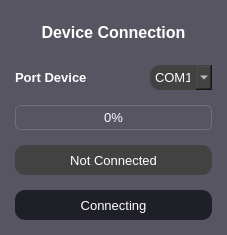
               <widget class="QFrame" name="frame_device_connection">
                <property name="minimumSize">
                 <size>
                  <width>0</width>
                  <height>235</height>
                 </size>
                </property>
                <property name="maximumSize">
                 <size>
                  <width>16777215</width>
                  <height>16777215</height>
                 </size>
                </property>
                <property name="styleSheet">
                 <string notr="true">border-radius: 10px;
background-color: rgb(86, 85, 97);</string>
                </property>
                <property name="frameShape">
                 <enum>QFrame::StyledPanel</enum>
                </property>
                <property name="frameShadow">
                 <enum>QFrame::Raised</enum>
                </property>
                <layout class="QGridLayout" name="gridLayout_7">
                 <property name="leftMargin">
                  <number>15</number>
                 </property>
                 <property name="topMargin">
                  <number>10</number>
                 </property>
                 <property name="rightMargin">
                  <number>15</number>
                 </property>
                 <property name="bottomMargin">
                  <number>10</number>
                 </property>
                 <property name="horizontalSpacing">
                  <number>15</number>
                 </property>
                 <property name="verticalSpacing">
                  <number>10</number>
                 </property>
                 <item row="3" column="0" colspan="2">
                  <widget class="QProgressBar" name="progress_connection">
                   <property name="minimumSize">
                    <size>
                     <width>0</width>
                     <height>25</height>
                    </size>
                   </property>
                   <property name="font">
                    <font>
                     <family>MS Sans Serif</family>
                     <pointsize>10</pointsize>
                    </font>
                   </property>
                   <property name="styleSheet">
                    <string notr="true">QProgressBar
{
border:1px solid #716F6F;
border-radius: 5px;
color: rgb(255, 255, 255);
}
QProgressBar::chunk 
{
background-color: rgb(66, 66, 66);
border-radius :5px;
}    </string>
                   </property>
                   <property name="value">
                    <number>0</number>
                   </property>
                   <property name="alignment">
                    <set>Qt::AlignCenter</set>
                   </property>
                  </widget>
                 </item>
                 <item row="0" column="0" colspan="2">
                  <widget class="QLabel" name="label_device_connection">
                   <property name="minimumSize">
                    <size>
                     <width>0</width>
                     <height>25</height>
                    </size>
                   </property>
                   <property name="maximumSize">
                    <size>
                     <width>16777215</width>
                     <height>35</height>
                    </size>
                   </property>
                   <property name="font">
                    <font>
                     <family>Nirmala UI</family>
                     <pointsize>12</pointsize>
                     <weight>75</weight>
                     <bold>true</bold>
                    </font>
                   </property>
                   <property name="styleSheet">
                    <string notr="true">color: rgb(255, 255, 255);</string>
                   </property>
                   <property name="text">
                    <string>Device Connection</string>
                   </property>
                   <property name="alignment">
                    <set>Qt::AlignCenter</set>
                   </property>
                  </widget>
                 </item>
                 <item row="2" column="1">
                  <widget class="QComboBox" name="set_port_device">
                   <property name="enabled">
                    <bool>true</bool>
                   </property>
                   <property name="minimumSize">
                    <size>
                     <width>0</width>
                     <height>25</height>
                    </size>
                   </property>
                   <property name="font">
                    <font>
                     <family>MS Sans Serif</family>
                     <pointsize>10</pointsize>
                    </font>
                   </property>
                   <property name="layoutDirection">
                    <enum>Qt::LeftToRight</enum>
                   </property>
                   <property name="styleSheet">
                    <string notr="true">color: rgb(255, 255, 255);
background-color: rgb(66, 66, 66);
border-radius:10px;</string>
                   </property>
                   <property name="sizeAdjustPolicy">
                    <enum>QComboBox::AdjustToContentsOnFirstShow</enum>
                   </property>
                   <item>
                    <property name="text">
                     <string>COM1</string>
                    </property>
                   </item>
                   <item>
                    <property name="text">
                     <string>COM2</string>
                    </property>
                   </item>
                   <item>
                    <property name="text">
                     <string>COM3</string>
                    </property>
                   </item>
                   <item>
                    <property name="text">
                     <string>COM4</string>
                    </property>
                   </item>
                   <item>
                    <property name="text">
                     <string>COM5</string>
                    </property>
                   </item>
                   <item>
                    <property name="text">
                     <string>COM6</string>
                    </property>
                   </item>
                   <item>
                    <property name="text">
                     <string>COM7</string>
                    </property>
                   </item>
                   <item>
                    <property name="text">
                     <string>COM8</string>
                    </property>
                   </item>
                   <item>
                    <property name="text">
                     <string>COM9</string>
                    </property>
                   </item>
                   <item>
                    <property name="text">
                     <string>COM10</string>
                    </property>
                   </item>
                  </widget>
                 </item>
                 <item row="2" column="0">
                  <widget class="QLabel" name="label_port_device">
                   <property name="minimumSize">
                    <size>
                     <width>120</width>
                     <height>22</height>
                    </size>
                   </property>
                   <property name="maximumSize">
                    <size>
                     <width>150</width>
                     <height>16777215</height>
                    </size>
                   </property>
                   <property name="font">
                    <font>
                     <family>MS Sans Serif</family>
                     <pointsize>10</pointsize>
                     <weight>75</weight>
                     <bold>true</bold>
                    </font>
                   </property>
                   <property name="styleSheet">
                    <string notr="true">color: rgb(255, 255, 255);</string>
                   </property>
                   <property name="text">
                    <string>Port Device</string>
                   </property>
                  </widget>
                 </item>
                 <item row="5" column="0" colspan="2">
                  <widget class="QLabel" name="device_status_connection">
                   <property name="minimumSize">
                    <size>
                     <width>0</width>
                     <height>30</height>
                    </size>
                   </property>
                   <property name="maximumSize">
                    <size>
                     <width>16777215</width>
                     <height>30</height>
                    </size>
                   </property>
                   <property name="font">
                    <font>
                     <family>MS Sans Serif</family>
                     <pointsize>10</pointsize>
                    </font>
                   </property>
                   <property name="styleSheet">
                    <string notr="true">color: rgb(255, 255, 255);
background-color: rgb(66, 66, 66);</string>
                   </property>
                   <property name="text">
                    <string>Not Connected</string>
                   </property>
                   <property name="alignment">
                    <set>Qt::AlignCenter</set>
                   </property>
                  </widget>
                 </item>
                 <item row="6" column="0" colspan="2">
                  <widget class="QPushButton" name="btn_connecting">
                   <property name="minimumSize">
                    <size>
                     <width>0</width>
                     <height>30</height>
                    </size>
                   </property>
                   <property name="maximumSize">
                    <size>
                     <width>16777215</width>
                     <height>30</height>
                    </size>
                   </property>
                   <property name="font">
                    <font>
                     <family>MS Sans Serif</family>
                     <pointsize>10</pointsize>
                    </font>
                   </property>
                   <property name="styleSheet">
                    <string notr="true">QPushButton{
	color: rgb(255, 255, 255);
	background-color: rgb(31, 32, 39);
	border-radius:10px;
}

QPushButton::hover{
	background-color: rgb(57, 57, 63);
}</string>
                   </property>
                   <property name="text">
                    <string>Connecting</string>
                   </property>
                  </widget>
                 </item>
                </layout>
               </widget>
